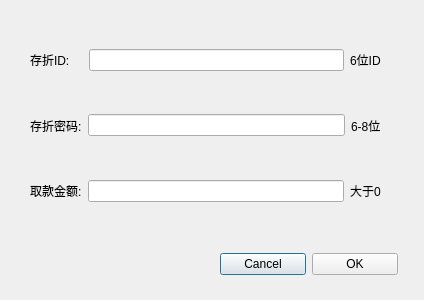
<?xml version="1.0" encoding="UTF-8"?>
<ui version="4.0">
 <class>WithdrawDialog</class>
 <widget class="QDialog" name="WithdrawDialog">
  <property name="geometry">
   <rect>
    <x>0</x>
    <y>0</y>
    <width>424</width>
    <height>300</height>
   </rect>
  </property>
  <property name="windowTitle">
   <string>Dialog</string>
  </property>
  <widget class="QWidget" name="">
   <property name="geometry">
    <rect>
     <x>30</x>
     <y>30</y>
     <width>351</width>
     <height>191</height>
    </rect>
   </property>
   <layout class="QVBoxLayout" name="verticalLayout">
    <item>
     <layout class="QHBoxLayout" name="horizontalLayout">
      <item>
       <widget class="QLabel" name="label">
        <property name="text">
         <string>存折ID:    </string>
        </property>
       </widget>
      </item>
      <item>
       <widget class="QLineEdit" name="id"/>
      </item>
      <item>
       <widget class="QLabel" name="label_4">
        <property name="text">
         <string>6位ID</string>
        </property>
       </widget>
      </item>
     </layout>
    </item>
    <item>
     <layout class="QHBoxLayout" name="horizontalLayout_2">
      <item>
       <widget class="QLabel" name="label_2">
        <property name="text">
         <string>存折密码:</string>
        </property>
       </widget>
      </item>
      <item>
       <widget class="QLineEdit" name="password">
        <property name="echoMode">
         <enum>QLineEdit::Password</enum>
        </property>
       </widget>
      </item>
      <item>
       <widget class="QLabel" name="label_5">
        <property name="text">
         <string>6-8位</string>
        </property>
       </widget>
      </item>
     </layout>
    </item>
    <item>
     <layout class="QHBoxLayout" name="horizontalLayout_3">
      <item>
       <widget class="QLabel" name="label_3">
        <property name="text">
         <string>取款金额:</string>
        </property>
       </widget>
      </item>
      <item>
       <widget class="QLineEdit" name="money"/>
      </item>
      <item>
       <widget class="QLabel" name="label_6">
        <property name="text">
         <string>大于0</string>
        </property>
       </widget>
      </item>
     </layout>
    </item>
   </layout>
  </widget>
  <widget class="QWidget" name="">
   <property name="geometry">
    <rect>
     <x>220</x>
     <y>250</y>
     <width>178</width>
     <height>29</height>
    </rect>
   </property>
   <layout class="QHBoxLayout" name="horizontalLayout_4">
    <item>
     <widget class="QPushButton" name="cancel">
      <property name="text">
       <string>Cancel</string>
      </property>
     </widget>
    </item>
    <item>
     <widget class="QPushButton" name="confirm">
      <property name="text">
       <string>OK</string>
      </property>
     </widget>
    </item>
   </layout>
  </widget>
 </widget>
 <resources/>
 <connections/>
</ui>
